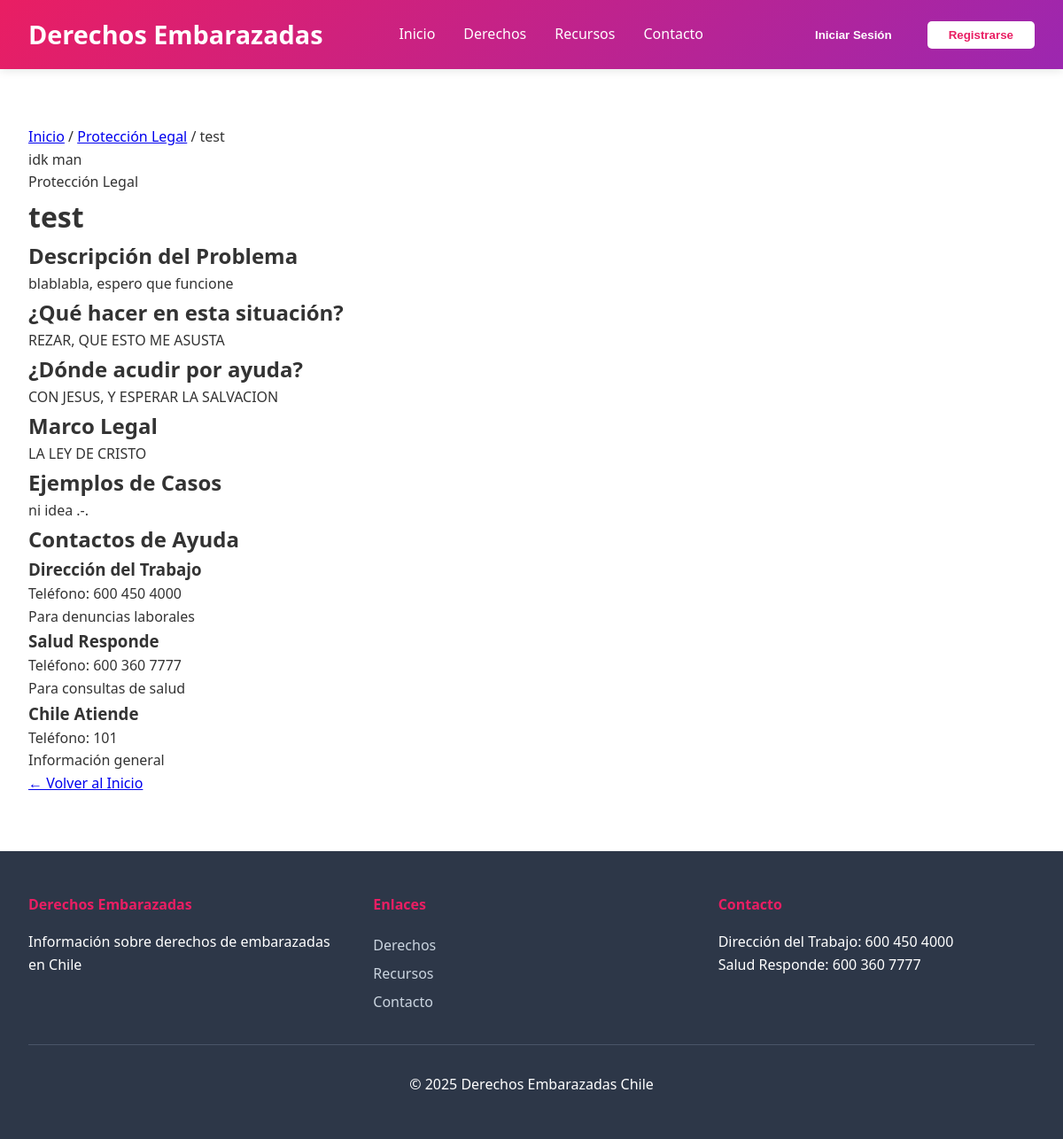
Page /caso/1/ on the committed database.
### web/models.py (models this page shows, shortened)
class CasoProblema(models.Model):
    CATEGORIAS = [
        ('legal', 'Protección Legal'),
        ('medica', 'Atención Médica'),
        ('laboral', 'Derechos Laborales'),
        ('licencias', 'Licencias Maternales'),
    ]
    titulo = models.CharField(max_length=200)
    categoria = models.CharField(max_length=50, choices=CATEGORIAS)
    icono = models.CharField(max_length=10, default='⚖️')
    descripcion_corta = models.TextField(max_length=200)
    descripcion_completa = models.TextField()
    que_hacer = models.TextField(help_text="Qué hacer en esta situación")
    donde_acudir = models.TextField(help_text="Dónde acudir por ayuda")
    leyes_aplicables = models.TextField(blank=True, help_text="Leyes que respaldan este derecho")
    ejemplos = models.TextField(blank=True, help_text="Ejemplos de casos reales")
    fecha_creacion = models.DateTimeField(auto_now_add=True)
    activo = models.BooleanField(default=True)
    class Meta:
        verbose_name = 'Caso de Problema'
        verbose_name_plural = 'Casos de Problemas'
        ordering = ['categoria', 'titulo']

### web/views.py (the view)
# urls.py: path('caso/<int:caso_id>/', views.caso_detalle, name='caso_detalle'),
def caso_detalle(request, caso_id):
    caso = get_object_or_404(CasoProblema, id=caso_id, activo=True)
    casos_relacionados = CasoProblema.objects.filter(
        categoria=caso.categoria,
        activo=True
    ).exclude(id=caso_id)[:3]
    context = {
        'caso': caso,
        'casos_relacionados': casos_relacionados
    }
    return render(request, 'caso_detalle.html', context)

### web/templates/caso_detalle.html (shortened to what this page needs)
{% extends 'base.html' %}
{% block content %}
    <div class="container caso-detalle">
        <div class="breadcrumb">
            <a href="{% url 'home' %}">Inicio</a> /
            <a href="{% url 'casos_categoria' caso.categoria %}">{{ caso.get_categoria_display }}</a> /
            <span>{{ caso.titulo }}</span>
        </div>
        <div class="caso-header">
            <div class="caso-icon">{{ caso.icono }}</div>
            <div>
                <span class="caso-categoria">{{ caso.get_categoria_display }}</span>
                <h1>{{ caso.titulo }}</h1>
            </div>
        </div>
        <section class="caso-section">
            <h2>Descripción del Problema</h2>
            <div class="caso-content">
                {{ caso.descripcion_completa|linebreaks }}
            </div>
        </section>
        <section class="caso-section">
            <h2>¿Qué hacer en esta situación?</h2>
            <div class="caso-content importante">
                {{ caso.que_hacer|linebreaks }}
            </div>
        </section>
        <section class="caso-section">
            <h2>¿Dónde acudir por ayuda?</h2>
            <div class="caso-content">
                {{ caso.donde_acudir|linebreaks }}
            </div>
        </section>
        {% if caso.leyes_aplicables %}
        <section class="caso-section">
            <h2>Marco Legal</h2>
            <div class="caso-content legal">
                {{ caso.leyes_aplicables|linebreaks }}
            </div>
        </section>
        {% endif %}
        {% if caso.ejemplos %}
        <section class="caso-section">
            <h2>Ejemplos de Casos</h2>
            <div class="caso-content ejemplos">
                {{ caso.ejemplos|linebreaks }}
            </div>
        </section>
        {% endif %}
        <section class="caso-section">
            <h2>Contactos de Ayuda</h2>
            <div class="contactos-ayuda">
                <div class="contacto-card">
                    <h3> Dirección del Trabajo</h3>
                    <p>Teléfono: 600 450 4000</p>
                    <p>Para denuncias laborales</p>
                </div>
                <div class="contacto-card">
                    <h3> Salud Responde</h3>
                    <p>Teléfono: 600 360 7777</p>
                    <p>Para consultas de salud</p>
                </div>
                <div class="contacto-card">
                    <h3> Chile Atiende</h3>
                    <p>Teléfono: 101</p>
                    <p>Información general</p>
                </div>
            </div>
        </section>
        <div class="boton-volver">
            <a href="{% url 'home' %}" class="btn-back">← Volver al Inicio</a>
        </div>
    </div>
{% endblock %}

### web/templates/base.html (shortened to what this page needs)
{% load static %}
<!DOCTYPE html>
<html lang="es">
<head>
    <link rel="stylesheet" href="{% static 'css/styles.css' %}">
</head>
<body>
    <header>
        <nav>
            <div class="logo"> Derechos Embarazadas</div>
            <ul class="nav-links">
                <li><a href="{% url 'home' %}">Inicio</a></li>
                <li><a href="#derechos">Derechos</a></li>
                <li><a href="#recursos">Recursos</a></li>
                <li><a href="#contacto">Contacto</a></li>
            </ul>
            <div class="auth-buttons">
                {% if user.is_authenticated %}
                    <span style="color: white; margin-right: 1rem;">Hola, {{ user.username }}</span>
                    <form method="post" action="{% url 'logout' %}" style="display: inline;">
                        {% csrf_token %}
                        <button type="submit" class="btn-login">Cerrar Sesión</button>
                    </form>
                {% else %}
                    <button class="btn-login" onclick="openLoginModal()">Iniciar Sesión</button>
                    <button class="btn-register" onclick="openRegisterModal()">Registrarse</button>
                {% endif %}
            </div>
        </nav>
    </header>
    {% block content %}
    {% endblock %}
    <footer>
        <div class="footer-content">
            <div class="footer-section">
                <h4>Derechos Embarazadas</h4>
                <p>Información sobre derechos de embarazadas en Chile</p>
            </div>
            <div class="footer-section">
                <h4>Enlaces</h4>
                <ul>
                    <li><a href="#derechos">Derechos</a></li>
                    <li><a href="#recursos">Recursos</a></li>
                    <li><a href="#contacto">Contacto</a></li>
                </ul>
            </div>
            <div class="footer-section">
                <h4>Contacto</h4>
                <ul>
                    <li>Dirección del Trabajo: 600 450 4000</li>
                    <li>Salud Responde: 600 360 7777</li>
                </ul>
            </div>
        </div>
        <div class="footer-bottom">
            <p>&copy; 2025 Derechos Embarazadas Chile</p>
        </div>
    </footer>
</body>
</html>

### web/static/css/styles.css (style rules this page uses)
* { margin: 0; padding: 0; box-sizing: border-box; }
body { font-family: 'Segoe UI', Tahoma, Geneva, Verdana, sans-serif; line-height: 1.6; color: #333; }
header { background: linear-gradient(135deg, #e91e63 0%, #9c27b0 100%); color: white; padding: 1rem 0; box-shadow: 0 2px 10px rgba(0,0,0,0.1); position: sticky; top: 0; z-index: 1000; }
nav { max-width: 1200px; margin: 0 auto; display: flex; justify-content: space-between; align-items: center; padding: 0 2rem; }
.logo { font-size: 1.8rem; font-weight: bold; }
.nav-links { display: flex; gap: 2rem; list-style: none; }
.nav-links a { color: white; text-decoration: none; transition: opacity 0.3s; }
.auth-buttons { display: flex; align-items: center; }
.auth-buttons button { padding: 0.5rem 1.5rem; margin-left: 1rem; border: none; border-radius: 5px; cursor: pointer; font-weight: 600; transition: transform 0.2s; }
.btn-login { background: transparent; color: white; border: 2px solid white; }
.btn-register { background: white; color: #e91e63; border: none; }
.container { max-width: 1200px; margin: 0 auto; padding: 4rem 2rem; }
footer { background: #2d3748; color: white; padding: 3rem 2rem; text-align: center; }
.footer-content { max-width: 1200px; margin: 0 auto; display: grid; grid-template-columns: repeat(auto-fit, minmax(250px, 1fr)); gap: 2rem; text-align: left; }
.footer-section h4 { margin-bottom: 1rem; color: #e91e63; }
.footer-section ul { list-style: none; }
.footer-section a { color: #cbd5e0; text-decoration: none; line-height: 2; }
.footer-bottom { margin-top: 2rem; padding-top: 2rem; border-top: 1px solid #4a5568; }

### rows in the picture
CasoProblema: categoria "Protección Legal", titulo "test", icono "idk man", descripcion_completa "blablabla, espero que funcione", que_hacer "REZAR, QUE ESTO ME ASUSTA", donde_acudir "CON JESUS, Y ESPERAR LA SALVACION", leyes_aplicables "LA LEY DE CRISTO", ejemplos "ni idea .-."
